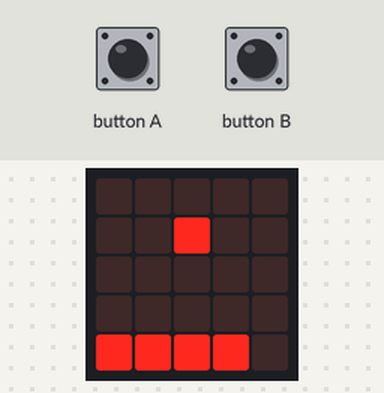
Bench run of a program on a simulated BBC micro:bit (MakeCode). On the bench: the board's 5×5 LED display. Inputs (shaded band) come from the test bench. Random numbers come from a fixed seed.

Above: at 1.6 s.
1.7 s: button A pressed for 0.15 s
At 2.6 s:
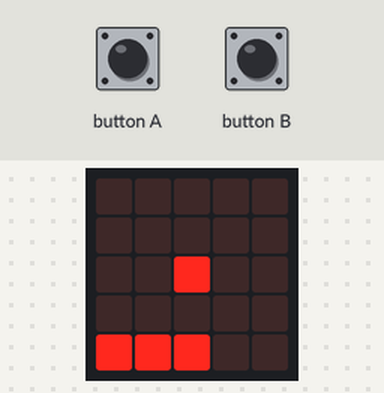
4.8 s: button B pressed for 0.15 s
At 6.8 s:
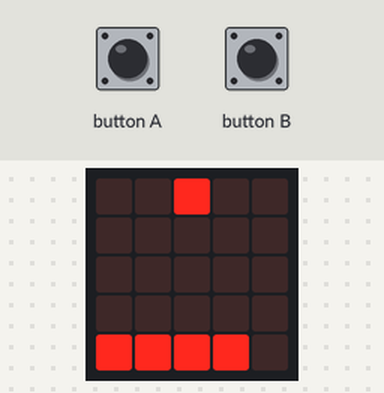
7.9 s: button A pressed for 0.15 s
At 9.8 s:
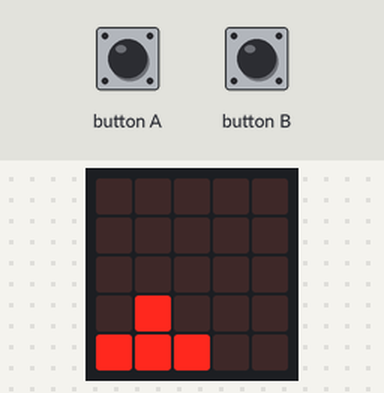
11.0 s: button B pressed for 0.15 s
At 12.7 s:
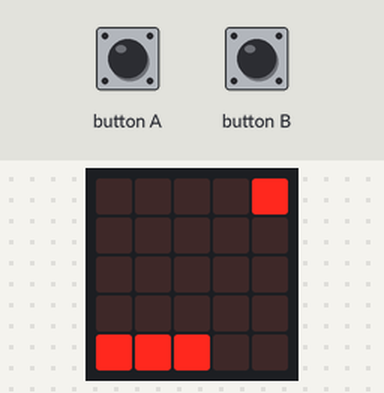
14.1 s: button B pressed for 0.15 s
At 15.8 s:
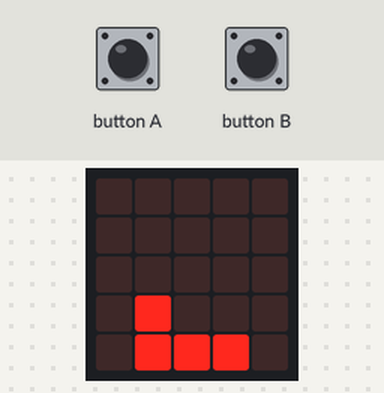
17.2 s: button A pressed for 0.15 s
At 23.5 s:
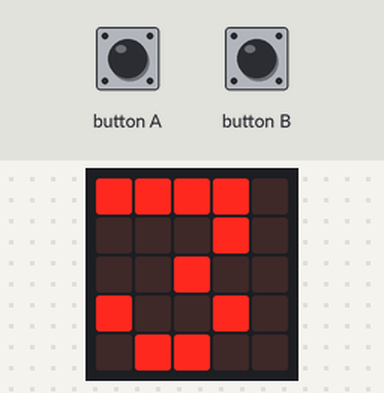
Timing chart, 0 to 24.5 s (numbered marks = the images above; inputs shaded):
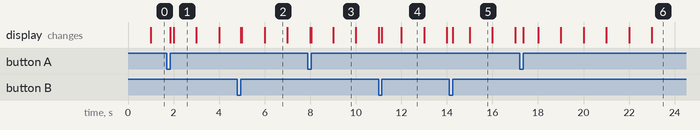

Measured:
- what the display in image 1 shows lasts 1.0 s, from 2.0 s to 3.0 s

The program:

main.ts
```typescript
function board() {
    for (let i = xb; i < (xb + yb); i++) {
        led.plot(i, 4)
    }
}
function left() {
    xb += 0 - 1
    basic.clearScreen()
    board()
    ball()
}
function right() {
    xb += 1
    basic.clearScreen()
    board()
    ball()
}
function ball() {
    led.plot(x, y)
}
function topside() {
    ydir = 1
    if (x == 0) {
        xdir = Math.randomRange(0, 2)
    } else if (x == 4) {
        xdir = Math.randomRange(0, 2) - 1
    } else {
        xdir = Math.randomRange(0, 3) - 1
    }
}
function leftside() {
    xdir = 1
}
function rightside() {
    xdir = -1
}
function corners() {
    xdir = 0 - xdir
    ydir = 0 - ydir
}
function checkhit() {
    if (xb - 1 < x && xb + yb > x) {
        scor += 1
        ydir = -1
        if (x == 0) {
            xdir = Math.randomRange(0, 2)
        } else if (x == 4) {
            xdir = Math.randomRange(0, 2) - 1
        } else {
            xdir = Math.randomRange(0, 3) - 1
        }
        if (scor > 1 && scor < 4) {
            yb += 0 - 1
        }
        if (scor > 5 && scor < 12) {
            time += 0 - 150
        }
    }
}
function moveball() {
    x += xdir
    y += ydir
    basic.clearScreen()
    ball()
    board()
    if (y == 0 && (x == 0 || x == 4)) {
        corners()
    } else if (x == 0 && y > 0 && y < 3) {
        leftside()
    } else if (x == 4 && y > 0 && y < 3) {
        rightside()
    } else if (y == 0) {
        topside()
    } else if (y == 3) {
        checkhit()
    } else if (y == 4) {
        gam = false
        basic.clearScreen()
        basic.pause(1000)
        basic.showNumber(scor)
        basic.pause(1000)
        basic.clearScreen()
        if (scor < 12) {
            basic.showIcon(IconNames.Sad)
        } else {
            basic.showIcon(IconNames.Happy)
        }
    }
}
input.onButtonPressed(Button.B, () => {
    right()
})
input.onButtonPressed(Button.A, () => {
    left()
})
basic.forever(() => {
    while (gam == true) {
        basic.pause(time)
        moveball()
    }
})
let x: number
x = 0
let y: number
y = 0
let xb: number
xb = 0
let yb: number
yb = 0
let xdir: number
xdir = 0
let ydir: number
ydir = 0
let scor: number
scor = 0
let gam: boolean
gam = true
let time: number
time = 1000
xb = 0
yb = 4
board()
x = 2
y = 0
ball()
xdir = 0
ydir = 1
```

test.ts
```typescript
// 在這裡測試；當此封包作為擴充功能時，將不會編譯此內容。
```
